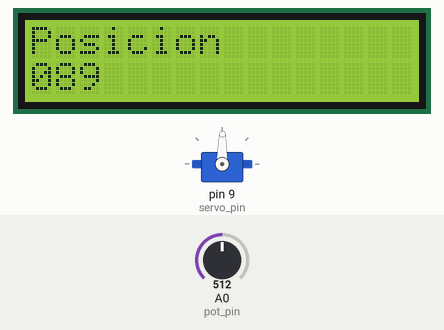
Simulated run of this sketch. Board: Arduino Uno, built with avr-gcc and run on an emulated ATmega328P. Parts: 16×2 character LCD, servo. The test bench sets the inputs (shaded band); at power-on: A0 (pot_pin) = 512.

Above: at 1.2 s.
1.3 s: A0 (pot_pin) set to 716
At 2.5 s:
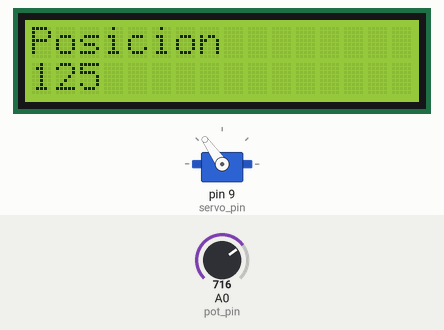
2.8 s: A0 (pot_pin) set to 900
At 3.2 s:
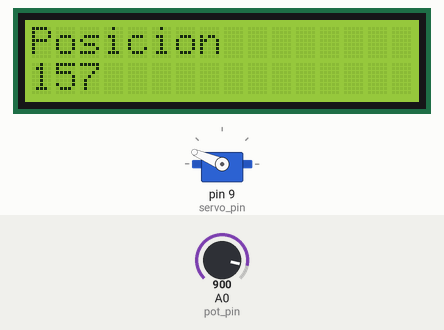
4.3 s: A0 (pot_pin) set to 1023
At 5.5 s:
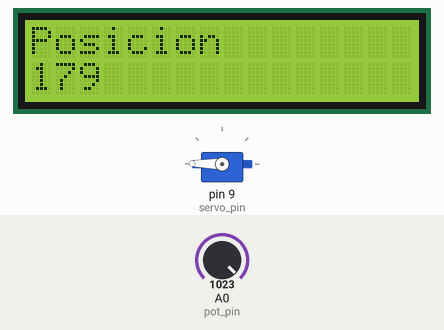
5.8 s: A0 (pot_pin) set to 306
At 6.8 s:
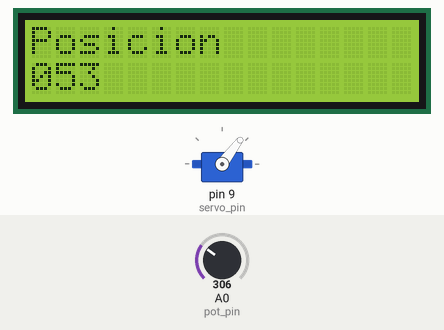
7.3 s: A0 (pot_pin) set to 122
At 8.3 s:
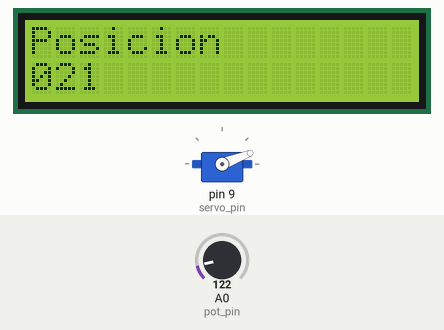
8.8 s: A0 (pot_pin) set to 90
At 9.2 s:
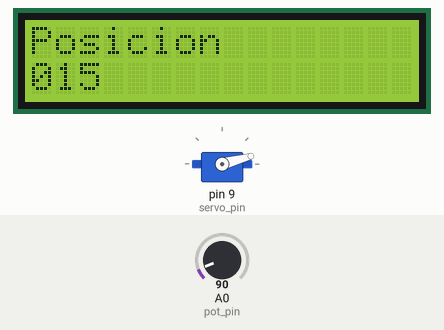
Timing chart, 0 to 11.3 s (numbered marks = the images above; inputs shaded):
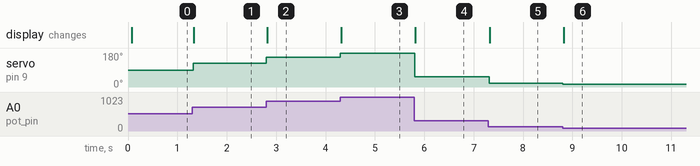

Measured:
- after the input at 1.3 s, servo on pin 9 (servo_pin): 89° → 125° at once; the display: changes at once (image 1)
- after the input at 2.8 s, servo on pin 9 (servo_pin): 125° → 157° at once; the display: changes at once (image 2)
- after the input at 4.3 s, servo on pin 9 (servo_pin): 157° → 179° at once; the display: changes at once (image 3)
- after the input at 5.8 s, servo on pin 9 (servo_pin): 179° → 53° at once; the display: changes at once (image 4)
- after the input at 7.3 s, servo on pin 9 (servo_pin): 53° → 21° at once; the display: changes at once (image 5)
- after the input at 8.8 s, servo on pin 9 (servo_pin): 21° → 15° at once; the display: changes at once (image 6)

The sketch:

Control_servo_LCD.ino
```cpp
//Control de servo con LCD
//2014 - Sebastián de los Angeles
//Este código se basa en los siguientes tutoriales disponibles en
//la página oficial de Arduino ( http://arduino.cc ):
// Knob: http://arduino.cc/en/Tutorial/Knob de Michal Rinott ( http://people.interaction-ivrea.it/m.rinott )
// LiquidCrystal - "Hello World!": http://arduino.cc/en/Tutorial/LiquidCrystal de Tom Igoe
//

#include <Servo.h>
#include <LiquidCrystal.h>

LiquidCrystal lcd(12, 11, 5, 4, 3, 2); //Conexiones del LCD

Servo miServo; //Creación del objeto Servo para acceder al mismo

int pot_pin = 0;  // Pin del potenciómetro
int servo_pin = 9; // Pin de control del servo
int val;    // Variable donde almacenaremos el valor del potenciómetro
int val2;   // Variable auxiliar para cálculos con el valor del potenciómetro

void setup()
{
  lcd.begin(16, 2); //Activación del LCD
  miServo.attach(servo_pin);  // Activación del servo en el pin designado
}

void loop()
{
  lcd.setCursor(0,0); //Posicionamiento del cursor en el primer renglón, primera posición del LCD
  lcd.print("Posicion"); //Escribimos "Posición" en el LCD

  val = analogRead(pot_pin);             // Lee el valor del potenciómetro (un valor entre 0 y 1023)
  val2 = map(val, 0, 1023, 0, 179);     // Escalado del valor del potenciómetro para usarlo con el servo (un valor entre 0 y 180)
  miServo.write(val2);                  // Aplica el valor calculado al servo
  delay(15);  // Demora para esperar a que el servo aplique los cambios indicados

  if(val2<100){// Mejora la visualización de los valores en la pantalla, poniendo un 0 delante de los valores menores que 100
    lcd.setCursor(0,1); //Posicionamiento del cursor en el segundo renglón, primera posición del LCD
    lcd.write("0");     //Escribimos el "0" delante
    lcd.setCursor(1,1);
    lcd.print(val2);    // Escribimos el valor que le pasamos al servo en pantalla.
  }
  else{
    lcd.setCursor(0,1); //Posicionamiento del cursor en el segundo renglón, primera posición del LCD
    lcd.print(val2);    // Escribimos el valor que le pasamos al servo en pantalla.
  }
}
```
